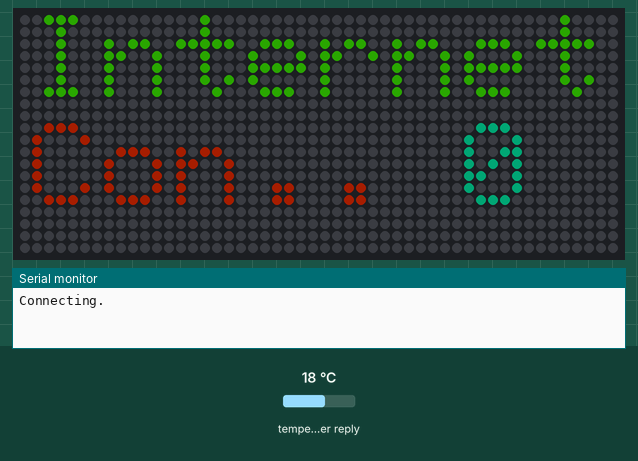
Bench run of a sketch on a simulated ESP8266 (NodeMCU). On the bench: 50×20 RGB LED matrix (first LED top left, wired row by row), the last lines printed to the serial monitor. The test bench sets the inputs (shaded band); at power-on: temperature in the weather reply 18 °C. Dim RGB values are drawn brighter than linear; WiFi joins after 1.5 s; servers stay silent unless stated; network time is answered at once with the bench clock; the local clock reads 2024-03-15 10:24:30 at power-on unless the sketch sets it; web services answer with replies made up by the test bench.

Above: at 0.1 s.
At 1.7 s:
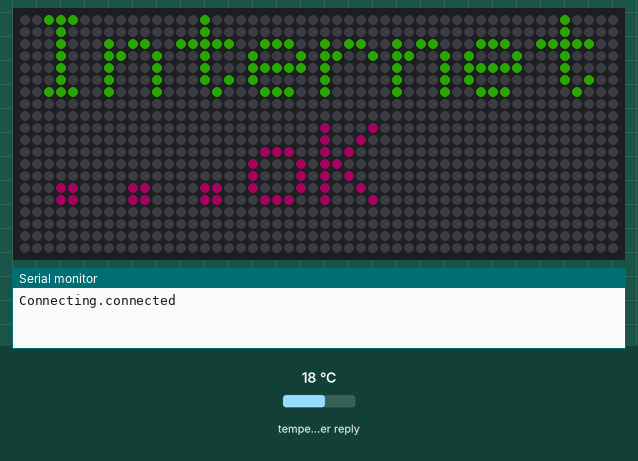
At 4.1 s:
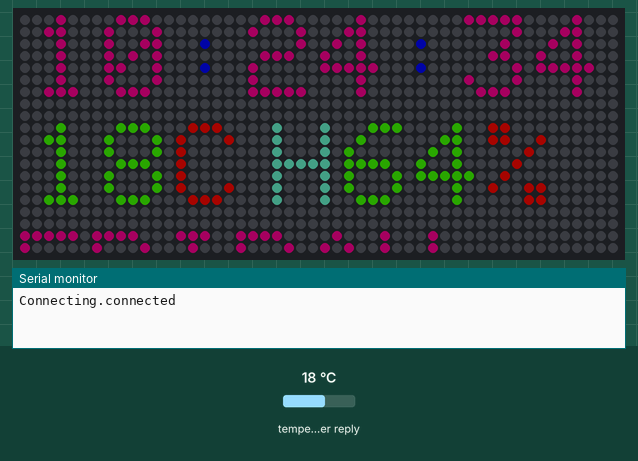
At 20.73 s:
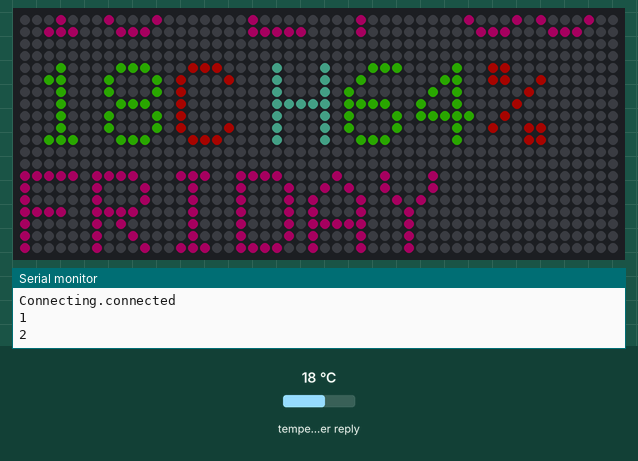
At 21.87 s:
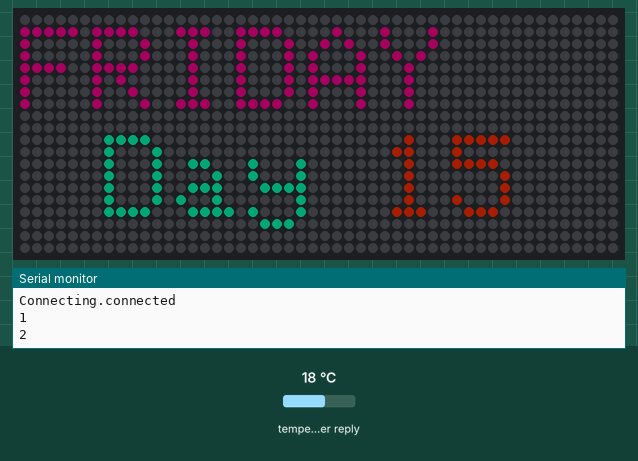
At 32.0 s:
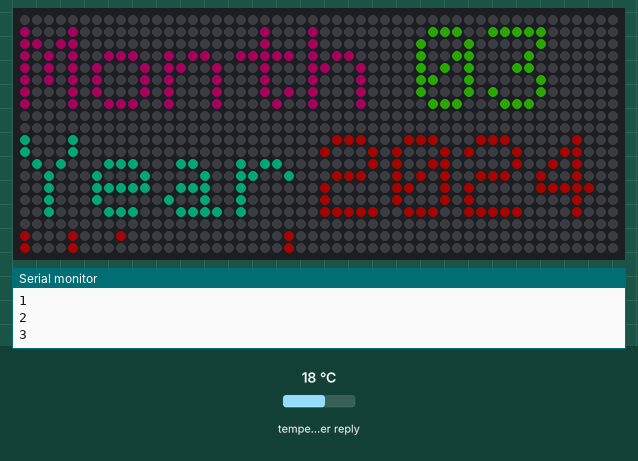

The sketch:

Internet_Clock_And_Weather_ESP8266-01.ino
```cpp
#include <ESP8266WiFi.h>
#include <ESP8266HTTPClient.h> // http web access library
#include <ArduinoJson.h> // JSON decoding library
#include <WiFiUdp.h>
#include <NTPClient.h>               // include NTPClient library
#include <TimeLib.h>                 // include Arduino time library
#include <Adafruit_GFX.h>
#include <Adafruit_NeoMatrix.h>
#include <Adafruit_NeoPixel.h>
#ifndef PSTR
 #define PSTR // Make Arduino Due happy
#endif

#define PIN 2   //esp8266-01
//#define PIN D3  //Mcu esp8266 v2-v3

// set Wi-Fi SSID and password
const char *ssid = "----WIFi_name----";
const char *password = "----Passwd----";
// set location and API key https://openweathermap.org/city
String Location = "----------,--";
String API_Key = "------------------------";
WiFiUDP ntpUDP;
//The NTPClient library is configured to get time information (Unix epoch) from the server time.nist.gov (GMT time) and an offset of 1 hour ( ==> GMT + 1 time zone) which is equal to 3600 seconds, configuration line is below:
// 'time.nist.gov' is used (default server) with +1 hour offset (3600 seconds) 60 seconds (60000 milliseconds) update interval
//กำหนดค่าที่จะได้รับข้อมูลเวลา (Unix epoch) จากเซิร์ฟเวอร์  time.nist.gov (GMT time) และชดเชย 1 ชั่วโมง
//(==> ในเขตเวลา GMT โซนเวลา + 1) ซึ่งเท่ากับ 3600 วินาที เช่น TH+7 เท่ากับ 3200*7=25200
NTPClient timeClient(ntpUDP, "time.nist.gov", 25200, 60000);

// MATRIX DECLARATION:
// Parameter 1 = width of EACH NEOPIXEL MATRIX (not total display)
// Parameter 2 = height of each matrix
// Parameter 3 = number of matrices arranged horizontally
// Parameter 4 = number of matrices arranged vertically
// Parameter 5 = pin number (most are valid)
// Parameter 6 = matrix layout flags, add together as needed:
//   NEO_MATRIX_TOP, NEO_MATRIX_BOTTOM, NEO_MATRIX_LEFT, NEO_MATRIX_RIGHT:
//     Position of the FIRST LED in the FIRST MATRIX; pick two, e.g.
//     NEO_MATRIX_TOP + NEO_MATRIX_LEFT for the top-left corner.
//   NEO_MATRIX_ROWS, NEO_MATRIX_COLUMNS: LEDs WITHIN EACH MATRIX are
//     arranged in horizontal rows or in vertical columns, respectively;
//     pick one or the other.
//   NEO_MATRIX_PROGRESSIVE, NEO_MATRIX_ZIGZAG: all rows/columns WITHIN
//     EACH MATRIX proceed in the same order, or alternate lines reverse
//     direction; pick one.
//   NEO_TILE_TOP, NEO_TILE_BOTTOM, NEO_TILE_LEFT, NEO_TILE_RIGHT:
//     Position of the FIRST MATRIX (tile) in the OVERALL DISPLAY; pick
//     two, e.g. NEO_TILE_TOP + NEO_TILE_LEFT for the top-left corner.
//   NEO_TILE_ROWS, NEO_TILE_COLUMNS: the matrices in the OVERALL DISPLAY
//     are arranged in horizontal rows or in vertical columns, respectively;
//     pick one or the other.
//   NEO_TILE_PROGRESSIVE, NEO_TILE_ZIGZAG: the ROWS/COLUMS OF MATRICES
//     (tiles) in the OVERALL DISPLAY proceed in the same order for every
//     line, or alternate lines reverse direction; pick one.  When using
//     zig-zag order, the orientation of the matrices in alternate rows
//     will be rotated 180 degrees (this is normal -- simplifies wiring).
//   See example below for these values in action.
// Parameter 7 = pixel type flags, add together as needed:
//   NEO_RGB     Pixels are wired for RGB bitstream (v1 pixels)
//   NEO_GRB     Pixels are wired for GRB bitstream (v2 pixels)
//   NEO_KHZ400  400 KHz bitstream (e.g. FLORA v1 pixels)
//   NEO_KHZ800  800 KHz bitstream (e.g. High Density LED strip)

// Example with three 10x8 matrices (created using NeoPixel flex strip --
// these grids are not a ready-made product).  In this application we'd
// like to arrange the three matrices side-by-side in a wide display.
// The first matrix (tile) will be at the left, and the first pixel within
// that matrix is at the top left.  The matrices use zig-zag line ordering.
// There's only one row here, so it doesn't matter if we declare it in row
// or column order.  The matrices use 800 KHz (v2) pixels that expect GRB
// color data.

Adafruit_NeoMatrix matrix = Adafruit_NeoMatrix(50,20, PIN,
  NEO_TILE_TOP   + NEO_TILE_RIGHT   + NEO_TILE_ROWS   + NEO_TILE_PROGRESSIVE +
  NEO_MATRIX_TOP + NEO_MATRIX_RIGHT + NEO_MATRIX_ROWS + NEO_MATRIX_ZIGZAG,
  NEO_GRB + NEO_KHZ800);
//https://htmlcolorcodes.com/
const uint16_t colors[] = {
  matrix.Color(255, 0, 200), //0 ม่วงอ่อน
  matrix.Color(150, 255, 0), //1 เขียว
  matrix.Color(156, 39, 176),//2 ม่วงเข้ม
  matrix.Color(61, 61, 255),   //3 น้ำเงิน
  matrix.Color(51, 255, 218),//4 เขียวอ่อนออกฟ้า
  matrix.Color(51, 255, 218), //5 เหลืองเข้ม
  matrix.Color(255, 129, 61), //6 ส้ม
  matrix.Color(255, 61, 61), //7 แดงอ่อน
  matrix.Color(163, 228, 215) //8 ฟ้า
  };

char Time[] = "  :  :  ";
char Date[] = "  /  /20  ";
char weather[200],temp_[10],humi_[10],Wind_speed_[10],pressure_[10];
byte last_second, second_, minute_, hour_, wday, day_, month_, year_,mu=0,xload=0,cnt=0;
String wday_;
int xi = matrix.width(),x=matrix.width(),xu=0,xd=0;
unsigned long time_now=0;

void setup() {
  Serial.begin(115200);
  WiFi.begin(ssid, password);
  timeClient.begin();
  matrix.begin();
  matrix.setTextWrap(false);
  matrix.setBrightness(40);
  Serial.print("Connecting.");
  while ( WiFi.status() != WL_CONNECTED ) {
    matrix.clear();
    matrix.setCursor(1, 0);
    matrix.setTextColor(colors[1]);
    matrix.print("Internet");
    matrix.setCursor(1, 9);
    matrix.setTextColor(colors[6]);
    matrix.print("Con.. ");
 //   matrix.setCursor(32, 9);
    matrix.setTextColor(colors[4]);
    matrix.print(String(mu));
    matrix.show();
    delay(500);
    if(++mu > 19){
       matrix.clear();
       matrix.setCursor(1, 0);
       matrix.setTextColor(colors[4]);
       matrix.print("Connect");
       matrix.setCursor(1, 9);
       matrix.setTextColor(colors[7]);
       matrix.print("Failed..");
       matrix.show();
       delay(2000);
       mu=0;
      }
  }
  matrix.clear();
  matrix.setCursor(1, 0);
  matrix.setTextColor(colors[1]);
  matrix.print("Internet");
   matrix.setCursor(1, 9);
  matrix.setTextColor(colors[0]);
  matrix.print("...oK");
  Serial.println("connected");
  matrix.show();
  delay(2000);
  mu=0;
  weather_loop();
}

void loop() {
  time_loop();

  if(mu<7) Step_A();
  if(mu>6) Step_B();

  delay(60);
}

void Step_A(){
  matrix.fillScreen(0);
  matrix.setRotation(0);
  matrix.setFont(NULL);
  matrix.clear();
  matrix.setTextSize(1);


  if(mu>=0<=2){
  matrix.setCursor(1, 0-xu);
  matrix.setTextColor(colors[0]);
  //matrix.print(String(Time));
  PrintData0(hour_);
  matrix.setTextColor(colors[3]);
  matrix.print(":");
  matrix.setTextColor(colors[0]);
  PrintData0(minute_);
  matrix.setTextColor(colors[3]);
  matrix.print(":");
  matrix.setTextColor(colors[0]);
  PrintData0(second_);

  matrix.setCursor(1, 9-xu);
  matrix.setTextColor(colors[1]);
  matrix.print(temp_);
  // matrix.setCursor(13, 9-xu);
  matrix.setTextColor(colors[7]);
  matrix.print("C ");
  if(int(humi_) >= 100)
   matrix.setCursor(21, 9-xu);
  matrix.setTextColor(colors[8]);
  matrix.print("H");
  //matrix.setCursor(22, 9-xu);
  matrix.setTextColor(colors[1]);
  matrix.print(humi_);
 // matrix.setCursor(40, 9-xu);
  matrix.setTextColor(colors[7]);
  matrix.print("%");
  }
  if(mu>=2<=3){
    matrix.setCursor(0, 18-xu);
  matrix.setTextColor(colors[0]);
  matrix.print(wday_);
  matrix.setCursor(7, 27-xu);
  matrix.setTextColor(colors[4]);
  matrix.print(String("Day "));
  matrix.setCursor(30, 27-xu);
  matrix.setTextColor(colors[6]);
  PrintData0(day_);
 // matrix.print(String(day_));
  }
  if(mu>=3<=4){
  matrix.setCursor(0, 37-xu);
  matrix.setTextColor(colors[0]);
  matrix.print(String("Month "));
  matrix.setCursor(33, 37-xu);
  matrix.setTextColor(colors[1]);
  PrintData0(month_);
 // matrix.print(String(month_));
  matrix.setCursor(0, 46-xu);
  matrix.setTextColor(colors[4]);
  matrix.print(String("Year"));
    matrix.setCursor(25, 46-xu);
  matrix.setTextColor(colors[7]);
  matrix.print(String("20")+String(year_));
   }
   if(mu>=4<=5){
  matrix.setCursor(0, 54-xu);
  matrix.setTextColor(colors[7]);
  matrix.print(String("Wind"));
    matrix.setCursor(25, 54-xu);
    matrix.setTextColor(colors[0]);
  matrix.print(String("speed"));
  matrix.setCursor(6, 63-xu);
  matrix.setTextColor(colors[4]);
  matrix.print(String(Wind_speed_));
    matrix.setCursor(24, 63-xu);
  matrix.setTextColor(colors[1]);
  matrix.print(String("m/s"));
   }
   if(mu>=5<=6){
  matrix.setCursor(1, 72-xu);
  matrix.setTextColor(colors[6]);
  matrix.print(String("Pressure"));
  matrix.setCursor(0, 81-xu);
  matrix.setTextColor(colors[4]);
  matrix.print(String(pressure_));
   matrix.setCursor(26, 81-xu);
  matrix.setTextColor(colors[1]);
  matrix.print(String("hpa"));

  }

  matrix.show();

  if(xd > 1&& mu > 1){xd--;xu++;}
  if(mu == 6 && xd == 5) mu=7;
  if(millis() > time_now + 10000) {
    time_now = millis();
    xd=19; mu++;
    Serial.println(mu);
  }

  }


void Step_B(){
  matrix.clear();
  matrix.setTextSize(1);
  matrix.setCursor(x, 0);
  matrix.setTextColor(colors[8]);
  matrix.print(wday_);
  matrix.setTextColor(colors[4]);
  PrintData0(day_);
  matrix.setTextColor(colors[6]);
  matrix.print("/");
  matrix.setTextColor(colors[4]);
  PrintData0(month_);
  matrix.setTextColor(colors[6]);
  matrix.print("/");
  matrix.setTextColor(colors[4]);
  matrix.print(String("20")+String(year_));

  matrix.print("  ");
  matrix.setTextColor(colors[0]);
  PrintData0(hour_);
  matrix.setTextColor(colors[3]);
  matrix.print(":");
  matrix.setTextColor(colors[0]);
  PrintData0(minute_);
  matrix.setTextColor(colors[3]);
  matrix.print(":");
  matrix.setTextColor(colors[0]);
  PrintData0(second_);
  //matrix.print(String(wday_)+String(Date)+String("  ")+String(Time));

  matrix.setCursor(xi, 9);
  //Serial.println(xi);
  matrix.setTextColor(colors[6]);
   matrix.print("Temperature:");
   matrix.setTextColor(colors[1]);
   matrix.print(temp_);
   matrix.setTextColor(colors[7]);
   matrix.print("C ");
   matrix.setTextColor(colors[4]);
   matrix.print("Humidity:");
   matrix.setTextColor(colors[1]);
   matrix.print(humi_);
   matrix.setTextColor(colors[7]);
   matrix.print("% ");
   matrix.setTextColor(colors[4]);
   matrix.print("Pressure:");
   matrix.setTextColor(colors[1]);
   matrix.print(pressure_);
   matrix.setTextColor(colors[7]);
   matrix.print("hpa ");
   matrix.setTextColor(colors[4]);
   matrix.print("Wind speed:");
   matrix.setTextColor(colors[1]);
   matrix.print(Wind_speed_);
   matrix.setTextColor(colors[7]);
   matrix.print("m/s");

//  matrix.print(String(weather));
//  matrix.setTextColor(matrix.Color(R, Wheel(R+B), 255));
  if(x > -131) x--;
  if(x < -130 && xi > -401) xi--;
  if(xi < -400 ){
    mu=0;xu=0;xi=matrix.width();x=xi;
    if(++xload >= 2 ){weather_loop();xload=0;}
    if(++cnt>9){
       //Serial.println("Reset..");
       ESP.restart();
      }
    }
  matrix.show();
  }


void time_loop()
{
  timeClient.update();
  unsigned long unix_epoch = timeClient.getEpochTime();   // get UNIX Epoch time

  second_ = second(unix_epoch);        // get seconds from the UNIX Epoch time
  if (last_second != second_)
  {
    minute_ = minute(unix_epoch);      // get minutes (0 - 59)
    hour_   = hour(unix_epoch);        // get hours   (0 - 23)
    wday    = weekday(unix_epoch);     // get minutes (1 - 7 with Sunday is day 1)
    day_    = day(unix_epoch);         // get month day (1 - 31, depends on month)
    month_  = month(unix_epoch);       // get month (1 - 12 with Jan is month 1)
    year_   = year(unix_epoch) - 2000; // get year with 4 digits - 2000 results 2 digits year (ex: 2018 --> 18)

    Time[7] = second_ % 10 + '0';
    Time[6] = second_ / 10 + '0';
    Time[4] = minute_ % 10 + '0';
    Time[3] = minute_ / 10 + '0';
    Time[1] = hour_   % 10 + '0';
    Time[0] = hour_   / 10 + '0';
    Date[9] = year_   % 10 + '0';
    Date[8] = year_   / 10 + '0';
    Date[4] = month_  % 10 + '0';
    Date[3] = month_  / 10 + '0';
    Date[1] = day_    % 10 + '0';
    Date[0] = day_    / 10 + '0';

    display_wday();
    //draw_text(4,  29, Date, 2);        // display date (format: dd-mm-yyyy)
    //draw_text(16, 50, Time, 2);        // display time (format: hh:mm:ss)
    //display.display();

    last_second = second_;

  }

//  delay(200);

}

void display_wday()
{
  switch(wday){
    case 1:  draw_text(40, 15, "SUNDAY    ", 1); break;
    case 2:  draw_text(40, 15, "MONDAY    ", 1); break;
    case 3:  draw_text(40, 15, "TUESDAY   ", 1); break;
    case 4:  draw_text(40, 15, "WEDNESDAY ", 1); break;
    case 5:  draw_text(40, 15, "THURSDAY  ", 1); break;
    case 6:  draw_text(40, 15, "FRIDAY    ", 1); break;
    default: draw_text(40, 15, "SATURDAY  ", 1);
  }
}

void draw_text(byte x_pos, byte y_pos, char *text, byte text_size)
{
 // display.setCursor(x_pos, y_pos);
 // display.setTextSize(text_size);
 // display.print(text);
    wday_ = text;
}


void weather_loop()
{
if (WiFi.status() == WL_CONNECTED) //Check WiFi connection status
{
HTTPClient http; //Declare an object of class HTTPClient

// specify request destination
http.begin("http://api.openweathermap.org/data/2.5/weather?q=" + Location + "&APPID=" + API_Key); // !!

int httpCode = http.GET(); // send the request

if (httpCode > 0) // check the returning code
{
String payload = http.getString(); //Get the request response payload

DynamicJsonBuffer jsonBuffer(512);

// Parse JSON object
JsonObject& root = jsonBuffer.parseObject(payload);
if (!root.success()) {
Serial.println(F("Parsing failed!"));
return;
}

float temp = (float)(root["main"]["temp"]) - 273.15; // get temperature in °C
int humidity = root["main"]["humidity"]; // get humidity in %
int pressure = root["main"]["pressure"]; // 1000; // get pressure in bar
float wind_speed = root["wind"]["speed"]; // get wind speed in m/s
//int wind_degree = root["wind"]["deg"]; // get wind degree in °
sprintf(weather, "Temperature:%.0fC Humidity:%d%% Pressure:%u hpa Wind speed:%.1fm/s",temp,humidity,pressure,wind_speed);
sprintf(temp_, "%.0f",temp);
sprintf(humi_, "%d",humidity);
sprintf(Wind_speed_, "%.1f",wind_speed);
sprintf(pressure_, "%u",pressure);


// print data
//Serial.printf("Temperature = %.1f°C\r\n", temp);
//Serial.printf("Humidity = %d %%\r\n", humidity);
//Serial.printf("Pressure = %u bar\r\n", pressure);
//Serial.printf("Wind speed = %.1f m/s\r\n", wind_speed);
//Serial.printf("Wind degree = %d°\r\n\r\n", wind_degree);
}

http.end(); //Close connection

}

//delay(60000); // wait 1 minute

}

void PrintData0(int digits_)
{
  // utility for digital clock display: prints preceding colon and leading 0
  if (digits_ < 10)
    matrix.print('0');
    matrix.print(digits_);
}
```

Measured:
- what the display in image 1 shows lasts 2.3 s, from 1.6 s to 3.9 s
- what the display in image 2 shows lasts 1.0 s, from 4.1 s to 5.1 s
